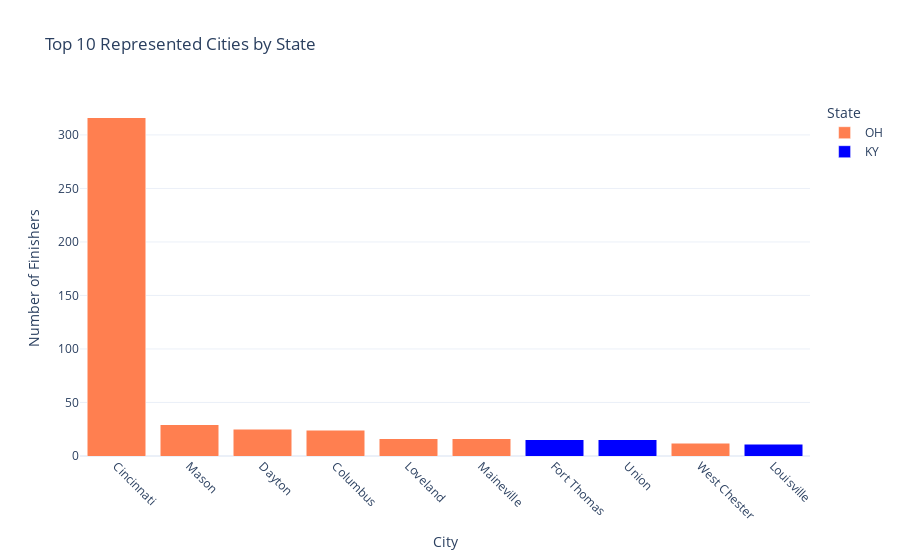

Notebook cell for this chart:
### Code cell
# Top 10 cities
top_cities = df['City'].value_counts().nlargest(10).reset_index()
top_cities.columns = ['City', 'Count']

# Assign state manually
ky_cities = ['Fort Thomas', 'Union', 'Louisville']
top_cities['State'] = top_cities['City'].apply(lambda x: 'KY' if x in ky_cities else 'OH')

# Create an interactive bar plot using Plotly Express
fig = px.bar(
    top_cities, 
    x='City', 
    y='Count', 
    color='State', 
    color_discrete_map={'KY': 'blue', 'OH': 'coral'},
    title='Top 10 Represented Cities by State',
    labels={'City': 'City', 'Count': 'Number of Finishers'},
    category_orders={'City': top_cities['City'].tolist()},
    barmode='stack'
)

# Customize layout
fig.update_layout(
    xaxis_title='City',
    yaxis_title='Number of Finishers',
    template='plotly_white',
    xaxis_tickangle=45
)

# Show the figure
fig.show()

### Figure 1 — Plotly figure (JSON) as saved in the notebook; plotly's stock layout.template omitted (floating-point values rounded to 4 significant figures)
{"data": [{"hovertemplate": "State=OH<br>City=%{x}<br>Number of Finishers=%{y}<extra></extra>", "legendgroup": "OH", "marker": {"color": "coral", "pattern": {"shape": ""}}, "name": "OH", "orientation": "v", "showlegend": true, "textposition": "auto", "type": "bar", "x": ["Cincinnati", "Mason", "Dayton", "Columbus", "Loveland", "Maineville", "West Chester"], "xaxis": "x", "y": [316, 29, 25, 24, 16, 16, 12], "yaxis": "y"}, {"hovertemplate": "State=KY<br>City=%{x}<br>Number of Finishers=%{y}<extra></extra>", "legendgroup": "KY", "marker": {"color": "blue", "pattern": {"shape": ""}}, "name": "KY", "orientation": "v", "showlegend": true, "textposition": "auto", "type": "bar", "x": ["Fort Thomas", "Union", "Louisville"], "xaxis": "x", "y": [15, 15, 11], "yaxis": "y"}], "layout": {"barmode": "stack", "legend": {"title": {"text": "State"}, "tracegroupgap": 0}, "title": {"text": "Top 10 Represented Cities by State"}, "xaxis": {"anchor": "y", "categoryarray": ["Cincinnati", "Mason", "Dayton", "Columbus", "Loveland", "Maineville", "Fort Thomas", "Union", "West Chester", "Louisville"], "categoryorder": "array", "domain": [0, 1], "tickangle": 45, "title": {"text": "City"}}, "yaxis": {"anchor": "x", "domain": [0, 1], "title": {"text": "Number of Finishers"}}}}
